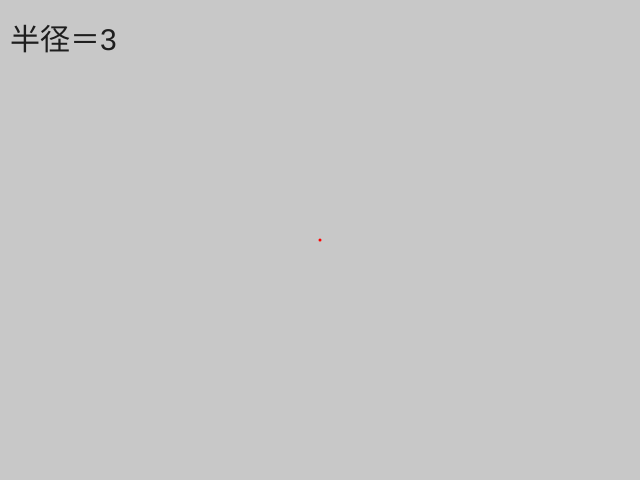
Frame 1 (no input)
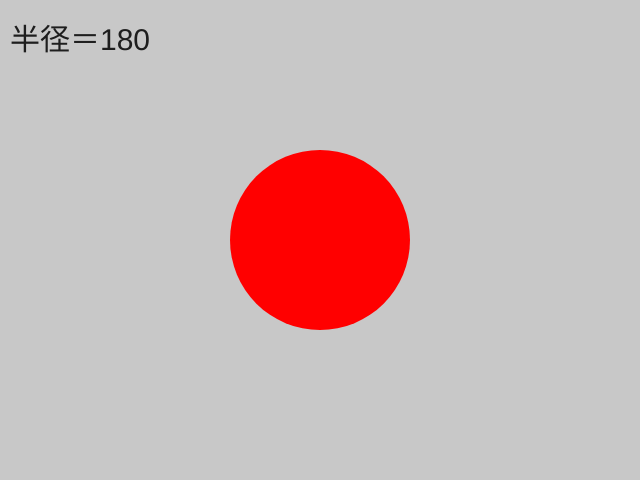
Frame 60 (no input)
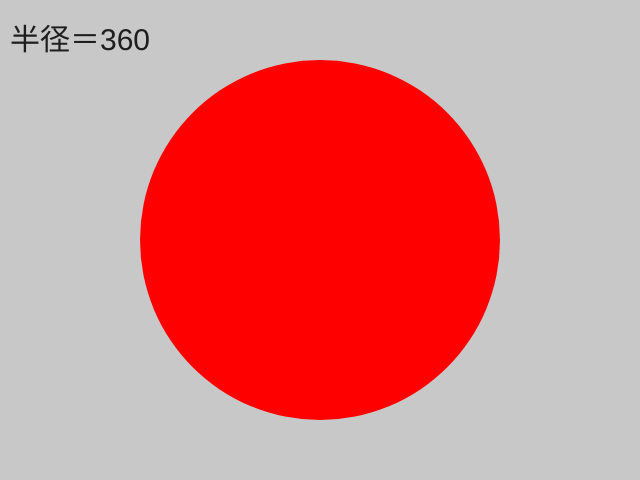
Frame 120 (the mouse pressed at the canvas centre since frame 60)

The p5.js sketch that drew these frames (run headless with seeded random() and noise() and a simulated clock; from frame 60 on, the mouse is pressed at the canvas centre):

// p5.js sketch
// ── sketch.js
let counter = 0;// TODO: 変数 counter を、初期値 0 で宣言する。この変数は後で値を変更する。
const MAX_RADIUS = 400;// TODO: 変数 MAX_RADIUS を、初期値 400 で宣言する。この変数は値を変更しない。完成後に初期値を変えて挙動の違いを見てみよう。
const SPEED = 3;// TODO: 変数 SPEED を、初期値 3 で宣言する。この変数は値を変更しない。完成後に初期値を変えて挙動の違いを見てみよう。
function setup() {
  const canvas = createCanvas(640, 480);
}

function draw() {
  counter++;// TODO: counter を 1 増やす。

  background(200, 200, 200);  // キャンバスを RGB=200,200,200 で塗り潰す

  let circleRadius = (counter * SPEED) % MAX_RADIUS; // TODO: 変数 circleRadius を宣言する。初期値は「counter を SPEED 倍して、MAX_RADIUS で割った余り（剰余）」とする。const/let のどちらを使うべきか考える。

  noStroke(); // 縁取りを描画しない設定
  fill(255, 0, 0);  // RGB=255,0,0 での塗り潰し設定

  circle(320, 240, circleRadius);// TODO: (X, Y)=(320, 240) に、半径 circleRadius で円を描画する。

  const info = '半径＝' + circleRadius;// TODO: 変数 info を宣言する。初期値は、文字列「半径=」と circleRadius を結合したものとする。const/let のどちらを使うべきか考える。

  fill(30, 30, 30);  // RGB=30,30,30 での塗り潰し設定
  textSize(30); // 文字の大きさ設定

  text(info, 10, 50);// TODO: (X, Y)=(10, 50) に、info をテキストとして描画する。
}
